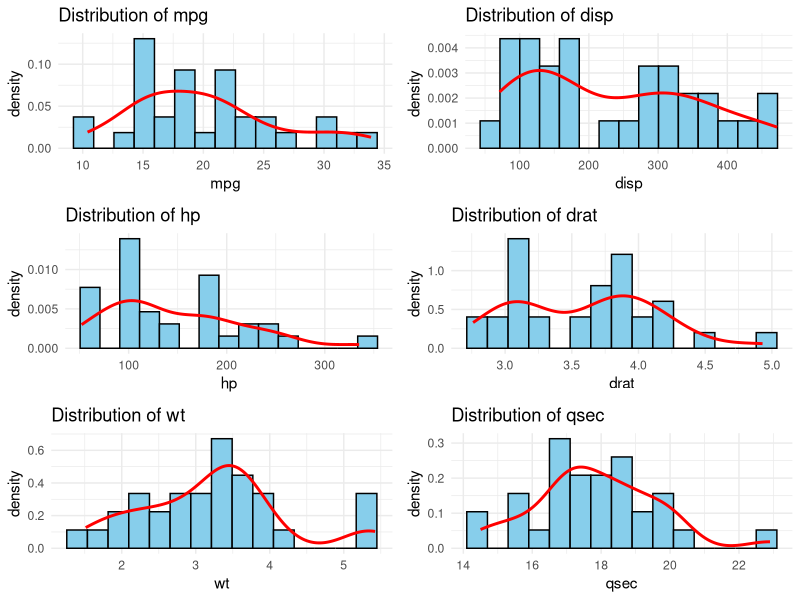
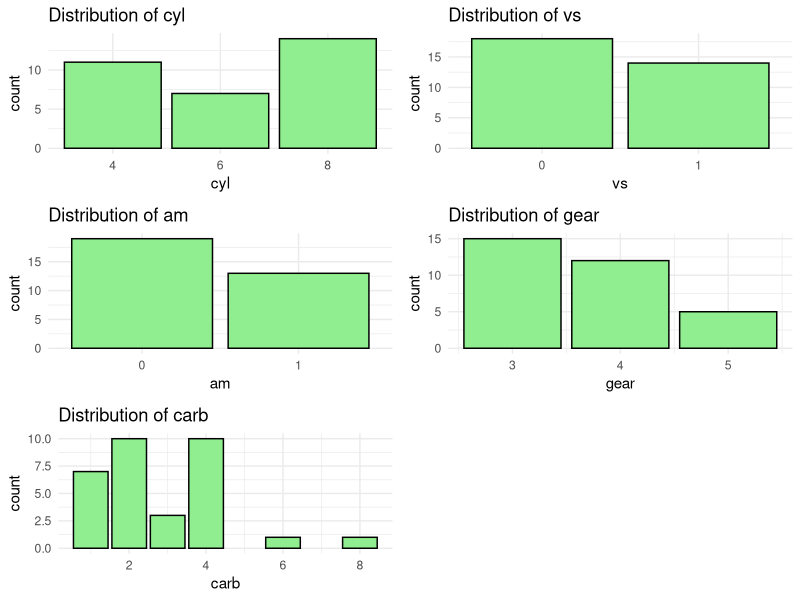
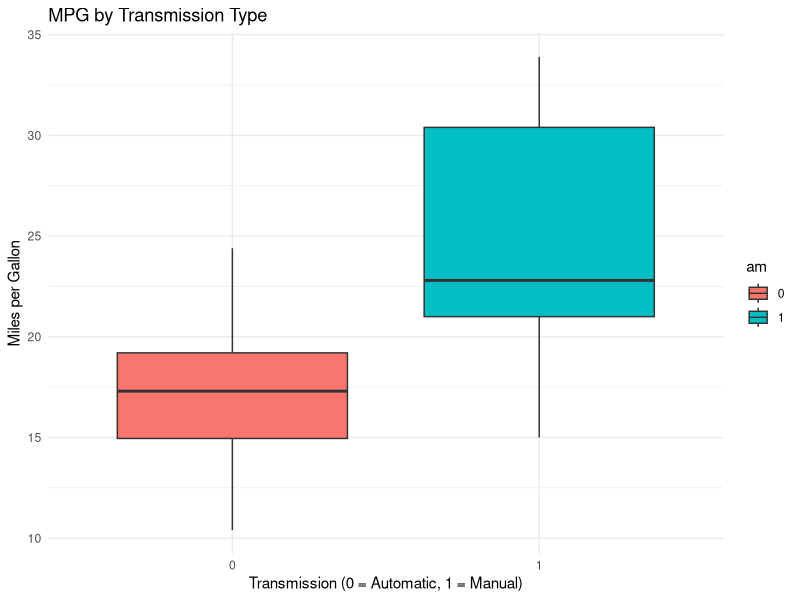
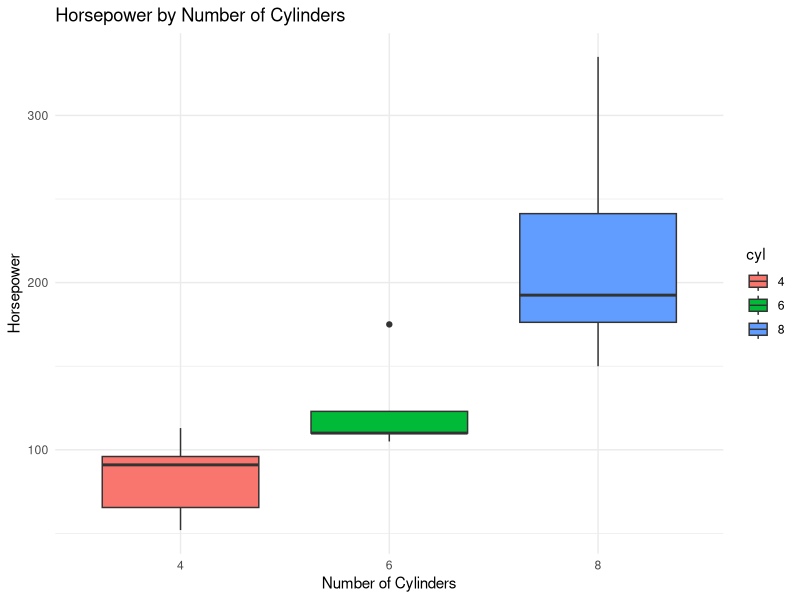
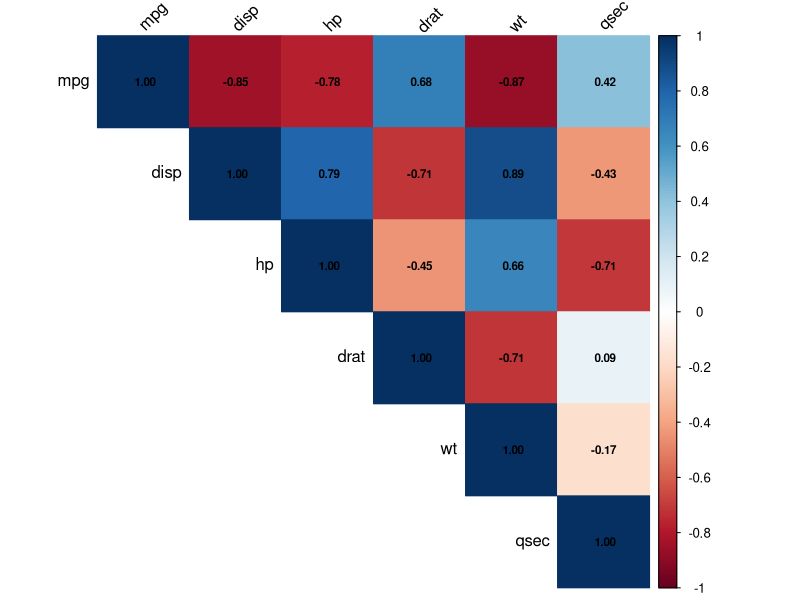

Here is the R script that generated these plots, in order:
# ggplot.R - Data visualization using ggplot2

library(ggplot2)
library(gridExtra)

# Load data
data(mtcars)
mtcars$cyl <- as.factor(mtcars$cyl)
mtcars$vs <- as.factor(mtcars$vs)
mtcars$am <- as.factor(mtcars$am)

# 1. Histograms for continuous variables
plot_hist <- function(data, var) {
  ggplot(data, aes_string(x = var)) +
    geom_histogram(aes(y = ..density..), bins = 15, fill = "skyblue", color = "black") +
    geom_density(color = "red", size = 1) +
    ggtitle(paste("Distribution of", var)) +
    theme_minimal()
}

# Create histograms for all numeric variables
numeric_vars <- c("mpg", "disp", "hp", "drat", "wt", "qsec")
hist_plots <- lapply(numeric_vars, function(x) plot_hist(mtcars, x))
grid.arrange(grobs = hist_plots, ncol = 2)

# 2. Bar plots for categorical variables
plot_bar <- function(data, var) {
  ggplot(data, aes_string(x = var)) +
    geom_bar(fill = "lightgreen", color = "black") +
    ggtitle(paste("Distribution of", var)) +
    theme_minimal()
}

# Create bar plots for categorical variables
cat_vars <- c("cyl", "vs", "am", "gear", "carb")
bar_plots <- lapply(cat_vars, function(x) plot_bar(mtcars, x))
grid.arrange(grobs = bar_plots, ncol = 2)

# 3. Boxplot for mpg by transmission type
ggplot(mtcars, aes(x = am, y = mpg, fill = am)) +
  geom_boxplot() +
  labs(title = "MPG by Transmission Type",
       x = "Transmission (0 = Automatic, 1 = Manual)",
       y = "Miles per Gallon") +
  theme_minimal()

# 4. Boxplot for horsepower by cylinders
ggplot(mtcars, aes(x = cyl, y = hp, fill = cyl)) +
  geom_boxplot() +
  labs(title = "Horsepower by Number of Cylinders",
       x = "Number of Cylinders",
       y = "Horsepower") +
  theme_minimal()

# 5. Correlation plot
library(corrplot)
cor_matrix <- cor(mtcars[, numeric_vars])
corrplot(cor_matrix, method = "color", type = "upper", 
         tl.col = "black", tl.srt = 45, 
         addCoef.col = "black", number.cex = 0.7) 
